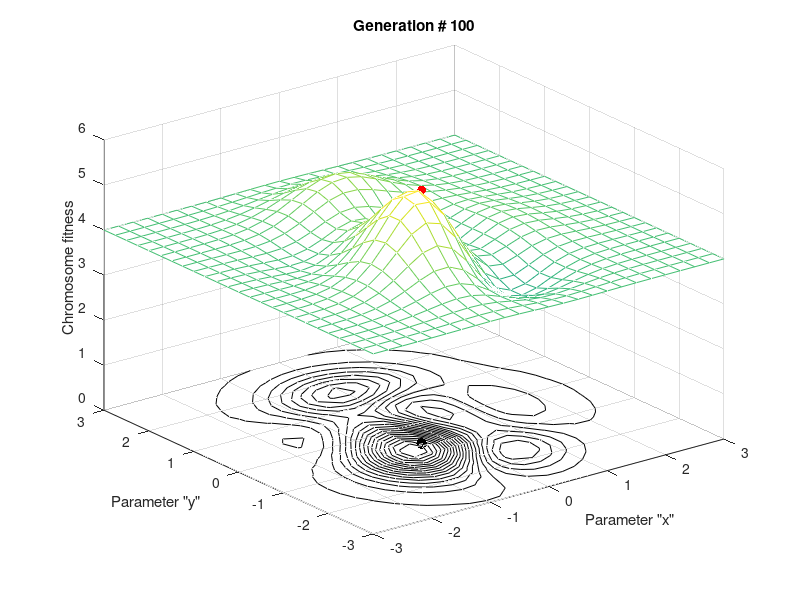
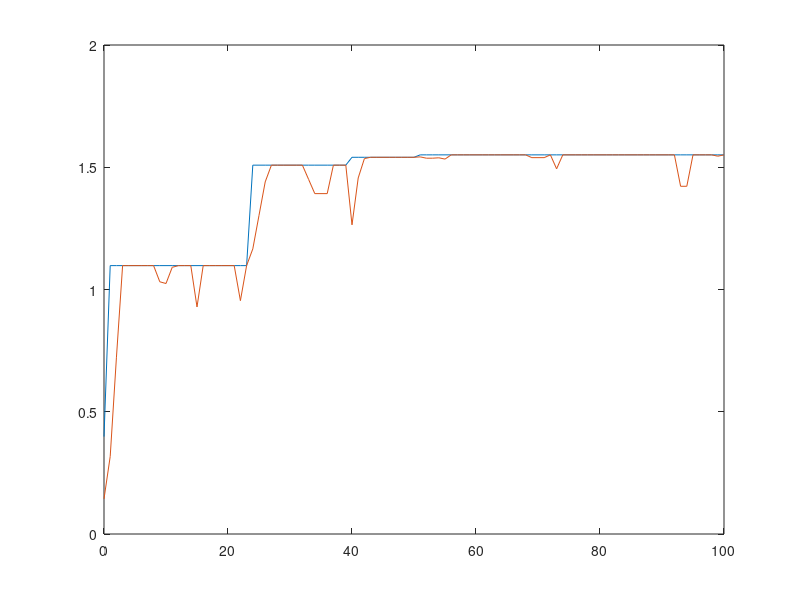

These figures' MATLAB source, in order: (Note: this script raises an error after producing the figures.)
function GA_2

disp('=========================================================')
disp('Genetic algorithms: the fitness function of two variables')
disp('=========================================================')

disp('============================================================================')
disp('Reference: Negnevitsky, M., "Artificial Intelligence: A Guide to Intelligent')  
disp('           Systems", 2nd edn. Addison Wesley, Harlow, England, 2005.        ')
disp('           Sec. 7.3 Genetic algorithms                                      ')
disp('============================================================================')

disp('===============================================================================')
disp('Problem: It is desired to find the maximum value of the "peak" function of two ')
disp('         variables (1-x).^2.*exp(-x.^2-(y+1).^2)-(x-x.^3-y.^5).*exp(-x.^2-y.^2)') 
disp('         where parameters "x" and "y" vary between -3 and +3.                  ')
disp('===============================================================================')

disp('Hit any key to define the objective function.') 
pause

ObjFun='(1-x).^2.*exp(-x.^2-(y+1).^2)-(x-x.^3-y.^5).*exp(-x.^2-y.^2)';

disp(' ')
disp('ObjFun=(1-x).^2.*exp(-x.^2-(y+1).^2)-(x-x.^3-y.^5).*exp(-x.^2-y.^2)');
disp(' ')

disp('Hit any key to define the size of a chromosome population, the number of variables, ')
disp('the number of genes in a chromosome, crossover and mutation probabilities, possible ') 
disp('minimum and maximum values of parameters "x" and "y", and the number of generations.')
pause 

nind=6;     % Size of a chromosome population
%nind=12;     % Size of a chromosome population
nvar=2;     % Number of variables
ngenes=16;  % Number of genes in a chromosome: each variable is represented by (ngenes/2) genes
Pc=0.9;     % Crossover probability
%Pc=0.7;     % Crossover probability
Pm=0.005;   % Mutation probability
xymin=-3;   % Possible minimum values of parameters "x" and "y"
xymax=3;    % Possible maximum values of parameters "x" and "y"
ngener=100; % Number of generations

disp(' ')
fprintf(1,'nind=%.0f;      Size of a chromosome population\n',nind);
fprintf(1,'nvar=%.0f;      Number of variables\n',nvar);
fprintf(1,'ngenes=%.0f;   Number of genes in a chromosome: each variable is represented by (ngenes/2) genes\n',ngenes);
fprintf(1,'Pc=%.1f;      Crossover probability\n',Pc);
fprintf(1,'Pm=%.3f;    Mutation probability\n',Pm);
fprintf(1,'xymin=%.0f;    Possible minimum values of parameters "x" and "y"\n',xymin);
fprintf(1,'xymax=%.0f;     Possible maximum values of parameters "x" and "y"\n',xymax);
fprintf(1,'ngener=%.0f;  Number of generations\n',ngener);
disp(' ')

fprintf(1,'Hit any key to generate a population of %.0f chromosomes.\n',nind);
pause

chrom=round(rand(nind,ngenes))

disp('Hit any key to obtain decoded integers from the chromosome strings.')
pause

xy=zeros(nind,nvar);
lvar=ngenes/nvar;
if length(xymin)==1,xymin=xymin*ones(1,nvar);end
if length(xymax)==1,xymax=xymax*ones(1,nvar);end

for ind=1:nvar,
   xy(:,ind)=chrom(:,1+lvar*(ind-1):lvar*ind)*[2.^(lvar-1:-1:0)]';
   xy(:,ind)=xymin(ind)+(xymax(ind)-xymin(ind))*(xy(:,ind)+1)./(2^lvar+1);
end

disp('   =================')
disp('       x         y')
disp('   =================')
disp(xy);
disp('   =================')

% Calculation of the chromosome fitness
ObjV=evalObjFun(ObjFun,xy(:,1),xy(:,2));
best(1)=max(ObjV);
ave(1)=mean(ObjV);

disp('Hit any key to display initial locations of the chromosomes on the surface of the "peak" function.')
pause

figure('name',['Chromosome locations on the surface of the "peak" function']);
[x,y]=meshgrid(xymin(1):.25:xymax(1),xymin(2):.25:xymax(2));
z=evalObjFun(ObjFun,x,y); z=z+4;
mesh(x,y,z)
axis([-3 3 -3 3 0 6])
hold;
contour(x,y,z,20,'k')

scatter3(xy(:,1),xy(:,2),ObjV+4.08,40,'r','filled')
plot(xy(:,1),xy(:,2),'k.','markersize',23)
title(['Hit any key to continue']);
xlabel('Parameter "x"');
ylabel('Parameter "y"');
zlabel('Chromosome fitness');
hold;

disp(' ')
disp('Hit any key to run the genetic algorithm.')
pause

for i=1:ngener,
   % Fitness evaluation
   fitness=ObjV;
   if min(ObjV)<0
      fitness=fitness-min(ObjV);
   end
   
   % Roulette wheel selection
   numsel=round(nind*(1-0.2));  % The number of chromosomes to be selected for reproduction
   cumfit=repmat(cumsum(fitness),1,numsel);
   chance=repmat(rand(1,numsel),nind,1)*cumfit(nind,1);
   [selind,j]=find(chance < cumfit & chance >= [zeros(1,numsel);cumfit(1:nind-1,:)]);
   newchrom=chrom(selind,:);

   % Crossover 
   points=round(rand(floor(numsel/2),1).*(ngenes-2))+1;
   points=points.*(rand(floor(numsel/2),1)<Pc);   
   for j=1:length(points),
      if points(j),
         newchrom(2*j-1:2*j,:)=[newchrom(2*j-1:2*j,1:points(j)),...
               flipud(newchrom(2*j-1:2*j,points(j)+1:ngenes))];
      end
   end
   
   % Mutation
   mut=find(rand(numsel,ngenes)<Pm);
   newchrom(mut)=round(rand(length(mut),1));
   
   % Fitness calculation
   newxy=zeros(numsel,nvar);
	for ind=1:nvar,
   	newxy(:,ind)=newchrom(:,1+lvar*(ind-1):lvar*ind)*[2.^(lvar-1:-1:0)]';
   	newxy(:,ind)=xymin(ind)+(xymax(ind)-xymin(ind))*(newxy(:,ind)+1)./(2^lvar+1);
   end

	newObjV=evalObjFun(ObjFun,newxy(:,1),newxy(:,2));

   % Creating a new population of chromosomes
   if nind-numsel, % Preserving a part of the parent chromosome population
      [ans,Index]=sort(fitness);
      chrom=[chrom(Index(numsel+1:nind),:);newchrom];
      xy=[xy(Index(numsel+1:nind),:);newxy];
      ObjV=[ObjV(Index(numsel+1:nind));newObjV];      
   else % Replacing the entire parent chromosome population with a new one
      chrom=newchrom;
      xy=newxy;
      ObjV=newObjV;
   end
   
   % Plotting current locations of the chromosomes on the surface of the "peak" function
   mesh(x,y,z)
   axis([-3 3 -3 3 0 6])
   hold;
   contour(x,y,z,20,'k')
   hold on;

   scatter3(xy(:,1),xy(:,2),ObjV+4.08,40,'r','filled')
	plot(xy(:,1),xy(:,2),'k.','markersize',23)
   title(['Generation # ',num2str(i)]);
   xlabel('Parameter "x"');
   ylabel('Parameter "y"');
   zlabel('Chromosome fitness');
   pause(0.2)
	hold;

	best(1+i)=max(ObjV);
	ave(1+i)=mean(ObjV);
end

disp(' ')
disp('Hit any key to display the performance graph.')
pause

figure('name','Performance graph');
plot(0:ngener,best,0:ngener,ave);
legend('Best','Average',0);
xlabel('Number of generations');
title(['Pc = ',num2str(Pc),', Pm = ',num2str(Pm)]);
xlabel('Generations');
ylabel('Fitness')

function z=evalObjFun(ObjFun,x,y)
z=eval(ObjFun);

